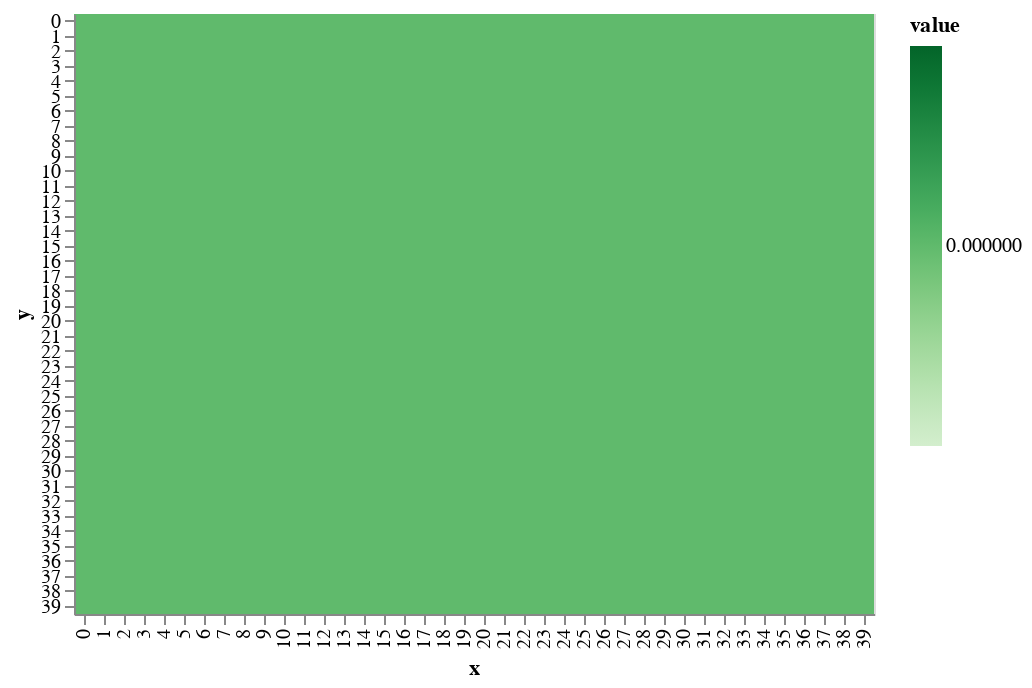

Here is the notebook cell this chart was saved with:
### Markdown cell above
# in the beginning, the world was void and without form.

Starting with a grid with nothing on it. No elevation, no terrain. All of this will be generated procedurally. 

You can see here that the terrain is shifted on a random-normal distribution to make it look _uneven_. Making it randomly doesn't make it look _real_ so I'm going to have to be smarter about the rules that raise and lower terrain in order to make them look like mountains.

### Code cell
world = w.World(landscape)
draw.drawTerrainHeight(world.grid_elevation)

### Figure 1 — Vega-Lite specification as saved in the notebook (floating-point values rounded to 4 significant figures; data arrays with more than 128 entries replaced by an {"elided": "..."} marker saying what was removed)
{"$schema": "https://vega.github.io/schema/vega-lite/v2.6.0.json", "config": {"view": {"height": 300, "width": 400}}, "data": {"name": "data-95d0b444ba091188dabce9e289e30221"}, "datasets": {"data-95d0b444ba091188dabce9e289e30221": {"elided": "1600 records"}}, "encoding": {"color": {"field": "value", "scale": {"scheme": "greens"}, "type": "quantitative"}, "x": {"field": "x", "type": "ordinal"}, "y": {"field": "y", "type": "ordinal"}}, "mark": "rect"}
